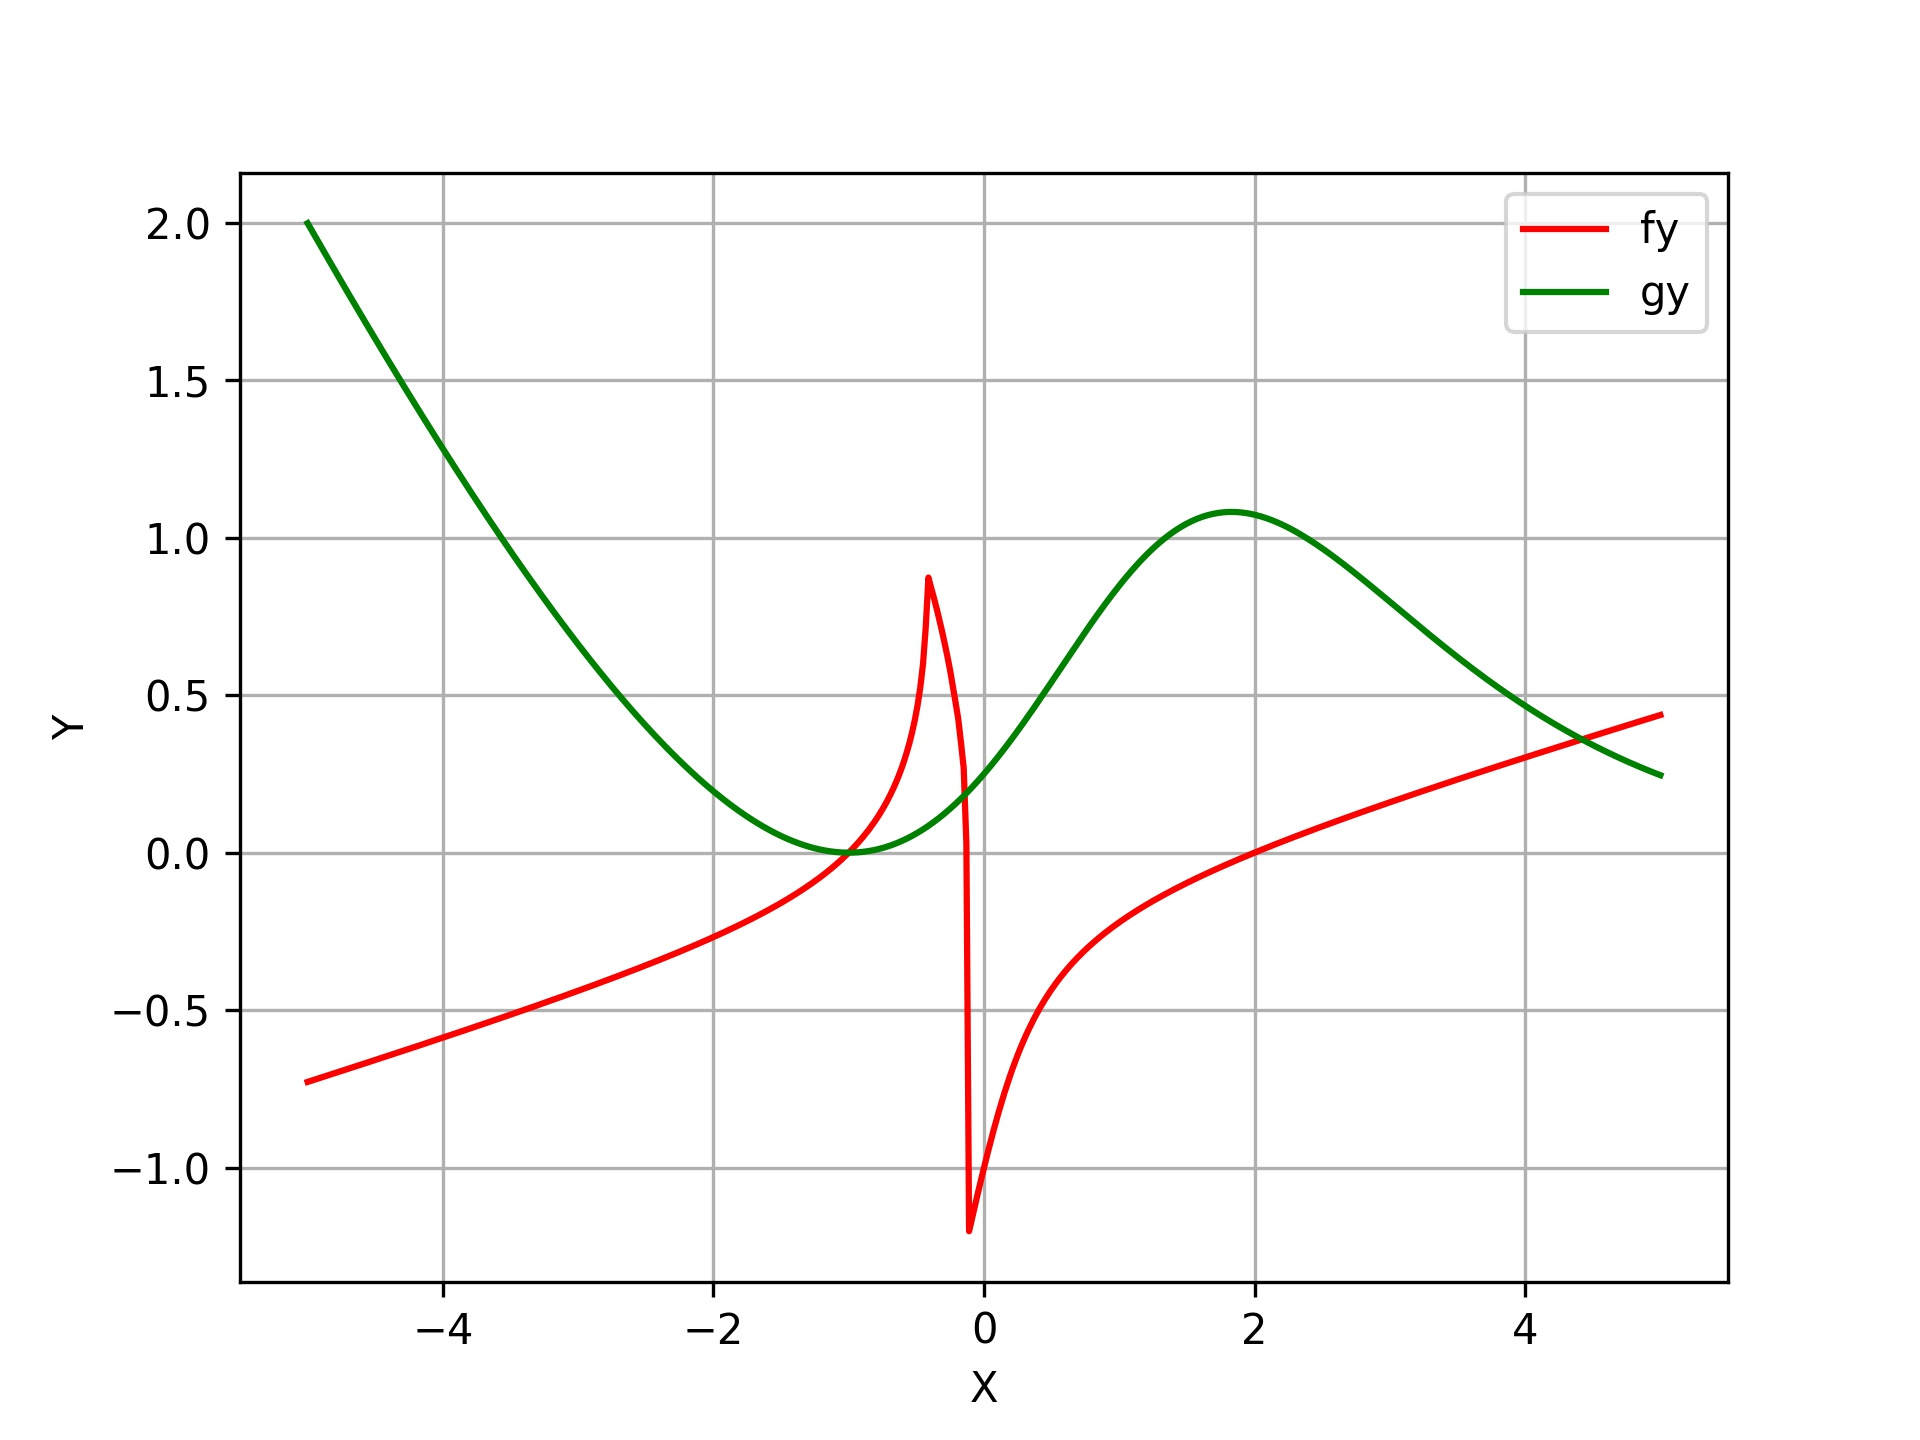

Write the Python code that produced this figure.
# _*_ coding: utf-8  _*_

import numpy as np
from scipy.optimize import fsolve
import matplotlib.pyplot as plt

# initial intercept
# define function

def f(x,y):
    return 2+x+y-x**2+8*x*y+y**3;

def g(x,y):
    return 1+2*x-3*y+x**2+x*y-y*np.exp(x);

def temp(x):
    return 0.0	

# initial x value

x=np.linspace(-5,5,500)

@np.vectorize
def fy(x):
    x0=0.0
    def tmp(y):
        return f(x,y)
    y1,=fsolve(tmp,x0)
    return y1

@np.vectorize
def gy(x):
    x0=0.0
    def tmp(y):
        return g(x,y)
    y1,=fsolve(tmp,x0)
    return y1

# draw graph
#plt.plot(x,fy(x),color='red',linestyle='--',linewidth=4.0,x,gy(x),color='green',linestyle='-.',linewidth=4.0)
plt.plot(x,fy(x),'red',x,gy(x),'green')
plt.xlabel('X')
plt.ylabel('Y')
plt.legend(['fy','gy','1.0'],loc='best')
plt.grid(True)
plt.savefig('33.jpg',dpi=300)
plt.show()
print('plot done')

# solve equations

def func(X):
    x,y=X
    return [f(x,y),g(x,y)]

print(fsolve(func,[-10,10]))
print('solve done')



